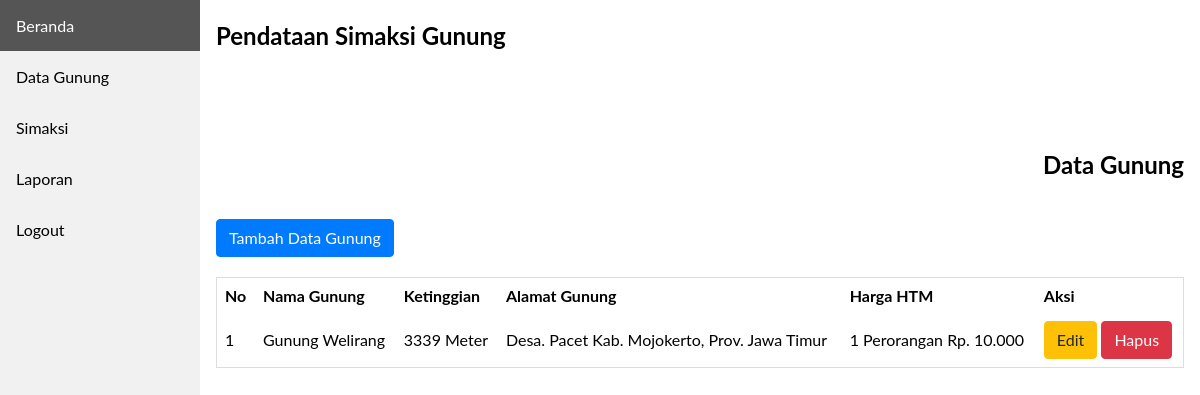
Page /frontend/data_gunung/index.php on the earlier database version.
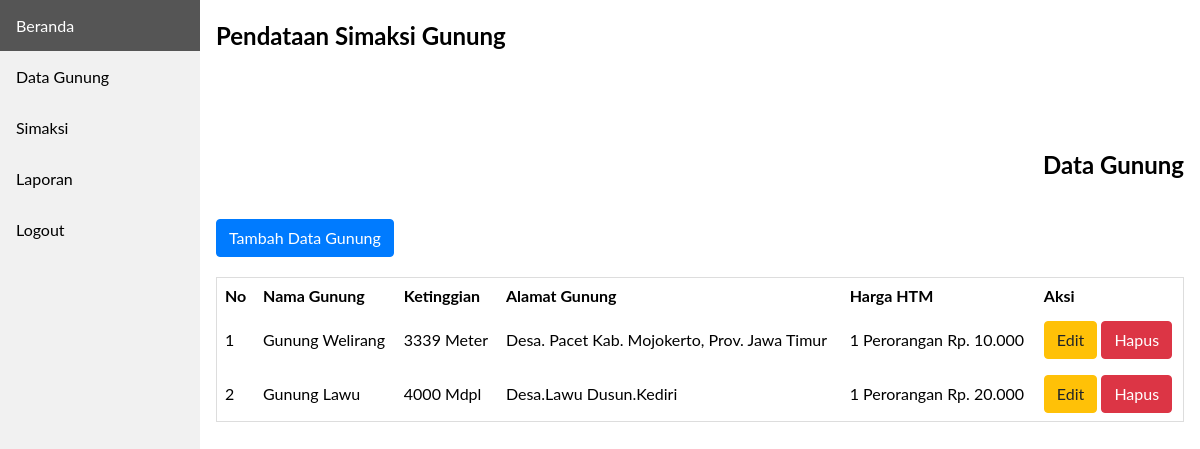
Same page on the later database version.
### tables this page shows
CREATE TABLE `data_gunung` (
  `id_gunung` int(11) NOT NULL,
  `nama_gunung` varchar(100) NOT NULL,
  `mdpl` varchar(20) NOT NULL,
  `alamat_gunung` text NOT NULL,
  `unit_htm` int(100) NOT NULL,
  `satuan_htm` varchar(100) NOT NULL,
  `htm` int(20) NOT NULL
);

### frontend/data_gunung/index.php (the view, shortened to what this page needs)
<!DOCTYPE html>
<html>
<head>
  <link rel="stylesheet" href="../../css/style.css">
</head>
<body>
<?php
  include '../../database/koneksi.php';
  include '../layouts/sidebar.php';
?>
<div class="content">
  <h2>Pendataan Simaksi Gunung</h2>
  <h2 class="teks-rata-kanan margin-top-100">Data Gunung</h2>
  <a href="form_tambah.php?page=datagunung" class="tmbl tmbl-biru margin-20-0">
    Tambah Data Gunung
  </a>
  <div class="kotak-table">
    <table class="table-responsive">
      <tr>
        <th>No</th>
        <th>Nama Gunung</th>
        <th>Ketinggian</th>
        <th>Alamat Gunung</th>
        <th>Harga HTM</th>
        <th>Aksi</th>
      </tr>
      <?php
        $no           = 1;
        $selectData   = "SELECT * FROM data_gunung";
        $queryData    = mysqli_query($host, $selectData);
        while ($data  = mysqli_fetch_assoc($queryData) ) {
      ?>
      <tr>
        <td><?= $no++ ?></td>
        <td><?= $data['nama_gunung'] ?></td>
        <td><?= $data['mdpl'] ?></td>
        <td><?= $data['alamat_gunung'] ?></td>
        <td><?= $data['unit_htm'] . " " . $data['satuan_htm'] . " " . "Rp. " . number_format($data['htm'],0,',','.')  ?></td>
        <td>
          <a href="edit.php?id=<?= $data['id_gunung']?>&page=datagunung" class="tmbl tmbl-kuning">
            Edit
          </a>
          <a href="../../backend/data_gunung/hapus.php?id=<?= $data['id_gunung']?>" class="tmbl tmbl-merah">
            Hapus
          </a>
        </td>
      </tr>
      <?php } ?>
    </table>
  </div>
</div>
</body>
</html>

Differences in the rows shown:
added data_gunung: nama_gunung "Gunung Lawu", mdpl "4000 Mdpl", alamat_gunung "Desa.Lawu Dusun.Kediri", unit_htm "1", satuan_htm "Perorangan", htm "20.000"
